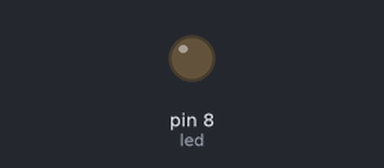
This sketch was run on a simulated Arduino Uno, built with avr-gcc and run on an emulated ATmega328P. Shown: output pins drawn as LEDs (lit = HIGH).

Above: at 0.3 s.
At 8.25 s:
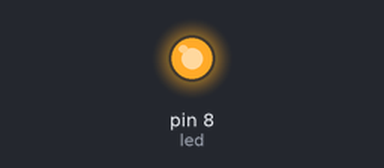
Timing chart, 0 to 8.6 s (numbered marks = the images above):
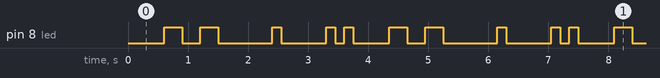

The sketch:

led.ino
```cpp
int led = 8;
int x = 3;
void setup()

{

pinMode(led, OUTPUT);

}

void loop()

{
delay(200*x);

digitalWrite(led, HIGH);

delay(100*x);

digitalWrite(led, LOW);

delay(100*x);

digitalWrite(led, HIGH);
delay(100*x);

digitalWrite(led, LOW);

delay(100*x);

delay(200*x);

digitalWrite(led, HIGH);
delay(50*x);
digitalWrite(led, LOW);
delay(150*x);

delay(100*x);
digitalWrite(led, HIGH);
delay(50*x);
digitalWrite(led, LOW);
delay(50*x);
digitalWrite(led, HIGH);
delay(50*x);
digitalWrite(led, LOW);

}
```

Measured:
- by itself, pin 8 (led): repeats every 3.8 s: LOW 0.30 s, HIGH 0.30 s, LOW 0.90 s, HIGH 0.15 s, LOW 0.75 s, HIGH 0.15 s, LOW 0.15 s, HIGH 0.15 s, LOW 0.60 s, HIGH 0.30 s
- by itself, everything shown: repeats every 3.8 s, in 10 steps
